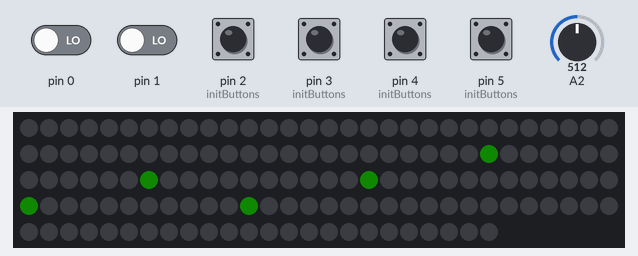
Recording of a sketch running on a simulated Arduino Uno, built with avr-gcc and run on an emulated ATmega328P. Shown: 144 RGB LEDs in strip order, left to right, continuing on the next row. Inputs (shaded band) come from the test bench; at power-on: pin 2 (initButtons), pin 3 (initButtons), pin 4 (initButtons), pin 5 (initButtons) HIGH, pin 0, pin 1 LOW, A2 = 512. Dim RGB values are drawn brighter than linear; the local clock reads 2024-03-15 10:24:30 at power-on unless the sketch sets it; what the sketch prints to the serial monitor is not drawn.

Above: at 0.1 s.
At 3.2 s:
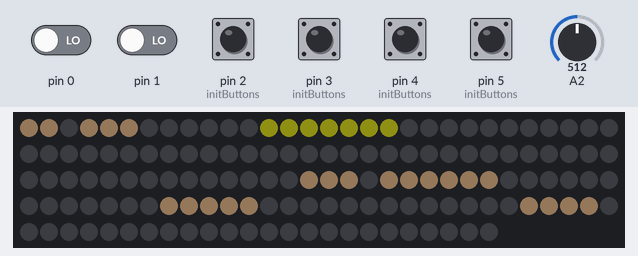
3.3 s: A2 set to 134
6.3 s: pin 2 (initButtons) pulled LOW for 0.15 s
7.9 s: A2 set to 14
9.6 s: pin 3 (initButtons) pulled LOW for 0.15 s
11.2 s: A2 set to 122
12.9 s: pin 3 (initButtons) pulled LOW for 1 s
Timing chart, 0 to 15.9 s (numbered marks = the images above; inputs shaded):
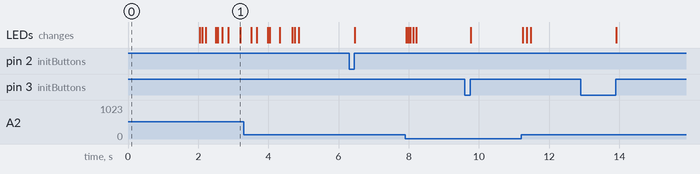

The sketch:

Word_Clock_144_francais.ino
```cpp
#include <Adafruit_NeoPixel.h>
#include <EEPROM.h>

#ifdef __AVR__
  #include <avr/power.h>
#endif

#include <Wire.h>
#include <DS3231.h>

Adafruit_NeoPixel matrix = Adafruit_NeoPixel(144, 17, NEO_GRB + NEO_KHZ800);

DS3231 clock;                 // The clock itself
RTCDateTime timestamp;        // The current timestamp

uint8_t lastButtons = PIND & 0x0f;
uint8_t brightness = 50;

void setup() {
  Serial.begin(115200);
  Wire.begin();

  initEEPROM();
  printPinout();
  initRTC();
  initWordMatrix();
  initButtons();


//  colorWipe(matrix.Color(255, 0, 0), 50); // Red
}

void loop() {

//  colorWipe(0x2222, 50);
  clearLEDsTemporary();
//  matrix.show();
//  delay(100);

  if (updateRTC()  || updateLightsensor()) {
    updateWordMatrix();
  }
  if (updateButtons()) {
    updateWordMatrix();
  }
  delay(5);
}

// Fill the dots one after the other with a color
//void colorWipe(uint32_t c, uint8_t wait) {
//  for(uint16_t i=0; i<matrix.numPixels(); i++) {
//    matrix.setPixelColor(i, c);
//    matrix.show();
//    delay(wait);
//  }
//}
```

Buttons.ino
```cpp
void initButtons() {
  pinMode(2, INPUT_PULLUP);
  pinMode(3, INPUT_PULLUP);
  pinMode(4, INPUT_PULLUP);
  pinMode(5, INPUT_PULLUP);
  lastButtons = PIND & 0x3c;;
}

boolean updateButtons() {
  uint8_t currentState = PIND & 0x3c;
  uint8_t pinChanges = currentState ^ lastButtons;

  boolean resetSeconds = false;

  // Always check if button was released.
  if (bitRead(pinChanges, 4) && bitRead(currentState, 4)) {
    resetSeconds = true;
    clock.setDateTime(timestamp.unixtime + 3600);
//    Serial.println("+ 1 hour");
  }
  if (bitRead(pinChanges, 2) && bitRead(currentState, 2)) {
    resetSeconds = true;
    clock.setDateTime(((timestamp.unixtime + 60) / 60) * 60);
//    Serial.println("+ 1 minute");
  }
  if (bitRead(pinChanges, 3) && bitRead(currentState, 3)) {
    resetSeconds = true;
    clock.setDateTime(((timestamp.unixtime - 60) / 60) * 60);
//    Serial.println("- 1 minute");
  }
  if (bitRead(pinChanges, 5) && bitRead(currentState, 5)) {
    resetSeconds = true;
    clock.setDateTime(timestamp.unixtime - 3600);
//    Serial.println("- 1 hour");
  }

  if (resetSeconds) {
    resetSecondsRTC();
  }
  lastButtons = currentState;
  return resetSeconds;
}
```

EEPROM.ino
```cpp
void initEEPROM() {
//  writeEEPROM();
}

void writeEEPROM() {
  EEPROM.write(0, 17); // RGB LED Strip
  EEPROM.write(1, 2); // Light sensor
  EEPROM.write(2, 2); // Button 1
  EEPROM.write(3, 3); // Button 2
  EEPROM.write(4, 4); // Button 3
  EEPROM.write(5, 5); // Button 4
}

void printPinout() {
  Serial.println("\nWelcome to the Word-Clock in French!");
  Serial.println("Pin-Layout:");
  Serial.print(EEPROM.read(0));
  Serial.println(": RGB LED Strip");
  Serial.print(EEPROM.read(1));
  Serial.println(": Light sensor (analog)");
  Serial.print(EEPROM.read(2));
  Serial.println(": Button 1");
  Serial.print(EEPROM.read(3));
  Serial.println(": Button 2");
  Serial.print(EEPROM.read(4));
  Serial.println(": Button 3");
  Serial.print(EEPROM.read(5));
  Serial.println(": Button 4");
}
```

Lightsensor.ino
```cpp
boolean updateLightsensor() {
  boolean change = true;
  uint8_t tempBrightness = analogRead(2) >> 2;
  if (tempBrightness > brightness) {
    ++brightness;
  } else if (tempBrightness < brightness && brightness > 15) {
    --brightness;
  } else {
    change = false;
  }
  return change;
}
```

RTC.ino
```cpp
void initRTC() {
  clock.begin();
//  clock.setDateTime(__DATE__, __TIME__);
  updateRTC();
}


boolean updateRTC() {
  uint8_t oldSecond = timestamp.second;
  timestamp = clock.getDateTime();
  return (oldSecond != timestamp.second);
}

void resetSecondsRTC() {
  updateRTC();
  clock.setDateTime(timestamp.year,
                    timestamp.month,
                    timestamp.day,
                    timestamp.hour,
                    timestamp.minute,
                    0);
  updateRTC();
}
```

WordMatrix.ino
```cpp
// Color construction for standard white-ish color
static const float white_hue = 0.075;
static const float white_lightness = 0.18;
static const float white_saturation = 0.24;
static uint32_t    whiteColor = matrix.Color(115, 90, 70, 100);

// Color construction for 'salut'
static const float welcome_hue = 0.32;
static const float welcome_lightness = 0.102;
static const float welcome_saturation = .923;
static uint32_t welcomeColor = hsl2Rgb(welcome_hue, welcome_saturation, welcome_lightness);

// Color construction for time prefixes 'juste', 'presque'
static const float hue_min = 0.03;
static const float hue_step = 0.0049;
static const float lightness = 0.1;
static const float saturation = 0.7;

void initWordMatrix() {
  matrix.begin();
  matrix.show();
    clearLEDsTemporary();
  // Set SALUT
  setLettersColor( 53, 1, welcomeColor); // S
  setLettersColor( 65, 1, welcomeColor); // A
  setLettersColor( 77, 1, welcomeColor); // L
  setLettersColor( 89, 1, welcomeColor); // U
  setLettersColor(101, 1, welcomeColor); // T
  matrix.show();
  delay(2000);
  updateWordMatrix();
}

void updateWordMatrix() {
  uint8_t minute = timestamp.minute;
  uint8_t hour = timestamp.hour;

  whiteColor = hsl2Rgb(white_hue, white_saturation, white_lightness);
  welcomeColor   = hsl2Rgb(welcome_hue, welcome_saturation, welcome_lightness);

  updateTimeMask(hour, minute);
  matrix.show();
}

void updateTimeMask(uint8_t hour, uint8_t minute) {
  uint8_t dist; // time distance in seconds to next anchor time, i.e. minute % 5 == 0

  clearLEDsTemporary();
  setLetters(0, 2);      // IL


  switch (minute % 5) {
  case 0:
    setLetters(3, 3);   // EST
    break;
  case 1:
    dist = timestamp.second;
    setLetters(6, 5);   // ÉTAIT
    setLettersColor(12, 5, hsl2Rgb(hue_min + hue_step * dist, saturation, lightness));  // JUSTE
    break;
  case 2:
    dist = 60 + timestamp.second;
    setLetters(6, 5);   // ÉTAIT
    setLettersColor(12, 5, hsl2Rgb(hue_min + hue_step * dist, saturation, lightness));  // JUSTE
    break;
  case 3:
    dist = 120 - timestamp.second;
    setLetters(3, 3);   // EST
    setLettersColor(17, 7, hsl2Rgb(hue_min + hue_step * dist, saturation, lightness));  // PRESQUE
    break;
  case 4:
    dist = 60 - timestamp.second;
    setLetters(3, 3);   // EST
    setLettersColor(17, 7, hsl2Rgb(hue_min + hue_step * dist, saturation, lightness));  // PRESQUE
    break;
  }

  switch (round(minute/5.0) % 12) {
    case 0:
      if ((minute % 5) >= 3) {
        // increase displayed hour in case it is shortly before a full hour.s
        ++hour;
      }
      break;
    case 1: // 5 nach
      setLetters(109, 4);  // CINQ
      break;
    case 2: // 10 nach
      setLetters(93, 3);   // DIX
      break;
    case 3: // 15 nach
      setLetters(91, 2);   // ET
      setLetters(112, 5);  // QUART
      break;
    case 4: // 20 nach
      setLetters(97, 5);   // VINGT
      break;
    case 5: // 25 nach
      setLetters(97, 5);   // VINGT
      setLetters(109, 4);  // CINQ
      break;
    case 6: // halb
      setLetters(91, 2);   // ET
      if (hour%12 == 0)
        setLetters(102, 4);  // DEMI
      else
        setLetters(102, 5);  // DEMIE
      break;
    case 7: // 25 vor
      setLetters(84, 5);   // MOINS
      setLetters(97, 5);   // VINGT
      setLetters(109, 4);  // CINQ
      ++hour;   // increase displayed hour since it is before a certain time.
      break;
    case 8: // 20 vor
      setLetters(84, 5);   // MOINS
      setLetters(97, 5);   // VINGT
      ++hour;   // increase displayed hour since it is before a certain time.
      break;
    case 9: // 15 vor
      setLetters(84, 5);   // MOINS
      setLetters(90, 2);   // LE
      setLetters(112, 5);  // QUART
      ++hour;   // increase displayed hour since it is before a certain time.
      break;
    case 10: // 10 vor
      setLetters(84, 5);   // MOINS
      setLetters(93, 3);   // DIX
      ++hour;   // increase displayed hour since it is before a certain time.
      break;
    case 11: // 5 vor
      setLetters(84, 5);   // MOINS
      setLetters(109, 4);  // CINQ
      ++hour;   // increase displayed hour since it is before a certain time.
      break;
    }

  // Process the current hour
  switch (hour % 12) {
    case 0:
      if (hour % 24 == 0) {
        setLetters(54, 6);  // MINUIT
      } else {
        setLetters(72, 4);   // MIDI
      }
      break;
    case 1:
      setLetters(39, 3);   // UNE
      break;
    case 2:
      setLetters(44, 4);   // DEUX
      break;
    case 3:
      setLetters(49, 5);   // TROIS
      break;
    case 4:
      setLetters(63, 6);   // QUATRE
      break;
    case 5:
      setLetters(60, 4);  // CINQ
      break;
    case 6:
      setLetters(36, 3);   // SIX
      break;
    case 7:
      setLetters(32, 4);  // SEPT
      break;
    case 8:
      setLetters(24, 4);   // HUIT
      break;
    case 9:
      setLetters(40, 4);  // NEUF
      break;
    case 10:
      setLetters(74, 3);  // DIX
      break;
    case 11:
      setLetters(28, 4);  // ONZE
      break;
    }

  // 'HEURE(S)' is shown only if it is not around minuit or midi
  if (hour%12 == 0) {
      ;
  } else if (hour == 1 || hour == 13 ) {
    setLetters(78, 5); // HEURE
  } else {
    setLetters(78, 6); // HEURES
  }

  // Vormittags/Nachmittags
  if (round(minute/5.0) % 6 == 0) {
    if (0 < hour && hour < 12) {
      setLetters(132, 2); // DU
      setLetters(135, 5); // MATIN
    } else if (12 < hour && hour < 18) {
      setLetters(118, 3); // DE L'
      setLetters(122, 10); // APRÈS-MIDI
    } else if (18 <= hour && hour < 24) {
      setLetters(132, 2); // DU
      setLetters(140, 4); // SOIR
    }
  }

}

void clearLEDsTemporary() {
  for (uint8_t i = 0; i < 144; ++i) {
    matrix.setPixelColor(i, matrix.Color(0, 0, 0, 0));
  }
}

void setLetters(uint8_t start, uint8_t duration) {
  setLettersColor(start, duration, whiteColor);
}

void setLettersColor(uint8_t start, uint8_t duration, uint32_t color) {
  for (uint8_t i = start; i < start + duration; ++i) {
    uint8_t line = i/12;
    if (line % 2 == 1) {
      matrix.setPixelColor(line * 12 + 11-(i % 12), color);
    } else {
      matrix.setPixelColor(line * 12 + (i % 12), color);
    }
  }
}


float hue2rgb(float p, float q, float t) {
  if(t < 0) t += 1;
  if(t > 1) t -= 1;
  if(t < 0.1666667) return p + (q - p) * 6 * t;
  if(t < 0.5) return q;
  if(t < 0.6666667) return p + (q - p) * (0.6666667 - t) * 6;
  return p;
}

/**
 * Converts an HSL color value to RGB. Conversion formula
 * adapted from http://en.wikipedia.org/wiki/HSL_color_space.
 * Assumes h, s, and l are contained in the set [0, 1] and
 * returns r, g, and b in the set [0, 255].
 *
 * @param   {number}  h       The hue
 * @param   {number}  s       The saturation
 * @param   {number}  l       The lightness
 * @return  {Array}           The RGB representation
 */
uint32_t hsl2Rgb(float h, float s, float l) {
  float r, g, b;

  l = l * brightness/255.0;
//  l = l * (1 - 0.6 * cos((float)(timestamp.hour % 24)/12.0*PI));
  l = min(l, 1); // safety check
  l = max(l, 0); // safety check
  if(s == 0){
    r = g = b = l; // achromatic
  } else {
    float q = l < 0.5 ? l * (1 + s) : l + s - l * s;
    float p = 2 * l - q;
    r = hue2rgb(p, q, h + 0.333333);
    g = hue2rgb(p, q, h);
    b = hue2rgb(p, q, h - 0.333333);
  }
  return matrix.Color(r * 255, g * 255, b * 255, 100);
}
```
